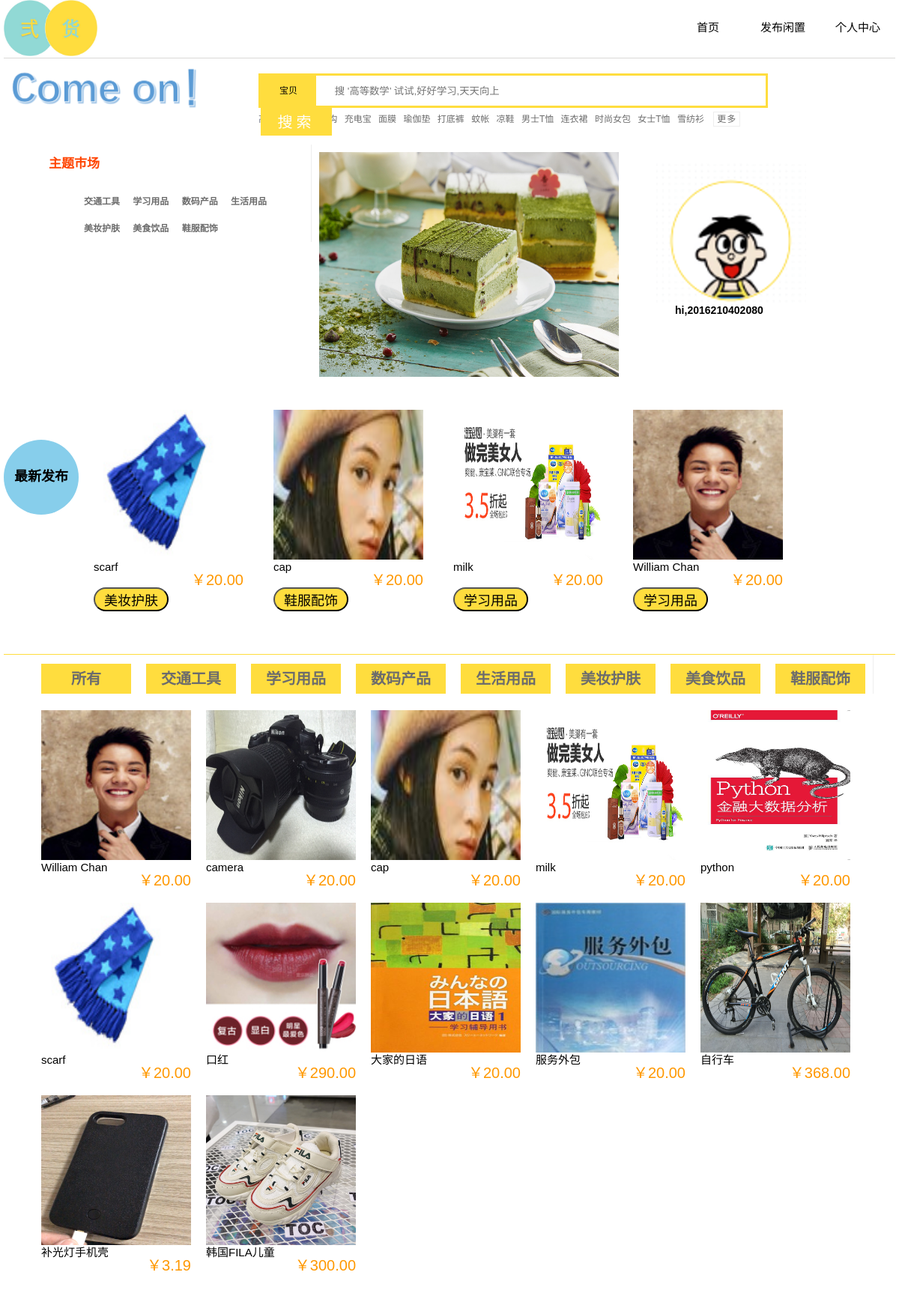
Page /sells/ (signed in) on the committed database.
### sells/models.py (models this page shows, shortened)
class Category(models.Model):
    name = models.CharField(max_length=200, db_index=True)
    slug = models.SlugField(max_length=200, db_index=True, unique=True)
    class Meta:
        ordering = ('name',)
        verbose_name = 'category'
        verbose_name_plural = 'categories'
    def __str__(self):
        return self.name
    def get_absolute_url(self):
        return reverse('sells:product_list_by_category', args=[self.slug])

class Product(models.Model):
    category = models.ForeignKey(Category, related_name='category', on_delete=models.CASCADE)
    name = models.CharField(max_length=200, db_index=True)
    slug = models.SlugField(max_length=200, db_index=True)
    image = models.ImageField(upload_to='products/%y/%m/%d', blank=True)
    description = models.TextField(blank=True)
    price = models.DecimalField(max_digits=10, decimal_places=2)
    available = models.BooleanField(default=True)
    created = models.DateTimeField(auto_now_add=True)
    updated = models.DateTimeField(auto_now=True)
    stuid=models.ForeignKey(User, related_name='User', on_delete=models.CASCADE)
    gold = models.CharField(max_length=100,db_index=True)
    tel= models.CharField(max_length=11,db_index=True)
    class Meta:
        ordering = ('name',)
        index_together = (('id', 'slug'),)
    def get_absolute_url(self):
        return reverse('sells:product_detail', args=[self.id, self.slug])

### sells/views.py (the view)
# urls.py: path('', views.product_list, name='product_list'),
def product_list(request, category_slug=None):
    stuid = request.session['stuid']
    category=None
    categories = Category.objects.all()
    products = Product.objects.filter(available=True)
    new_products=Product.objects.order_by('-created')
    new_products=new_products[:4]
    if category_slug:
        category = get_object_or_404(categories, slug=category_slug)
        products = products.filter(category=category)
    return render(request, 'sells/product/home.html',
                  {'category': category, 'categories': categories, 'products': products,'stuid':stuid,'new_products':new_products})

### cart/context_processors.py (called while the page is built)
def cart(request):
    return {'cart': Cart(request)}

### sells/templates/sells/product/home.html (shortened to what this page needs)
{% extends "sells/head.html" %}
{% load static %}
{% block content %}
    <link rel="stylesheet" href={% static "css/detail.css" %}>
    <link rel="stylesheet" href={% static "css/style.css" %}>
    <div class="top-main">
        <img src="../../../static/img/come%20on.png" alt="" width="300px">
        <div class="search-wrapper">
            <div class="search-box">
                <div data-toggle="arrowdown" id="arrow8" class="search-toggle">
                    宝贝
                </div>
                <input class="search-in" type="text" placeholder="    搜 '高等数学’ 试试,好好学习,天天向上">
                <input type="button" class="search-but" value="搜索">
            </div>
            <div class="other-search">
                <a href="#">高等数学</a>
                <a href="#">数据结构</a>
                <a href="#">充电宝</a>
                <a href="#">面膜</a>
                <a href="#">瑜伽垫</a>
                <a href="#">打底裤</a>
                <a href="#">蚊帐</a>
                <a href="#">凉鞋</a>
                <a href="#">男士T恤</a>
                <a href="#">连衣裙</a>
                <a href="#">时尚女包</a>
                <a href="#">女士T恤</a>
                <a href="#">雪纺衫</a>
                <a href="#" class="more-other">更多</a>
            </div>
        </div>
    </div>
    <div class="sub-nav">
        <div class="sub-nav-cell">
            <h3 class="orange">主题市场</h3>
            <ul class="sub-nav-box">
                {% for c in categories %}
                    <li>
                        <h4><a href="{{ c.get_absolute_url }}">{{ c.name }}</a></h4>
                    </li>
                {% endfor %}
            </ul>
        </div>
        <div class="content">
            <a href="#"><img src="../../../static/img/糕点.jpg"></a>
        </div>
        <div class="user-info">
            <a href="#"><img src="../../../static/img/头像.png" width="250px"></a>
            <h3>hi,{{ stuid }}</h3>
        </div>
    </div>
    <div class="recommend">
        <div class="circle">
            <h3>最新发布</h3>
        </div>
        <div class="re">
            <ul>
                {% for product in new_products %}
                    <li>
                        <a href="{{ product.get_absolute_url }}">
                            <img src="
                                    {% if product.image %}{{ product.image.url }}{% else %}{% static "img/no_image.png" %}{% endif %}">
                        </a>
                        <div>
                            <div class="good_name">{{ product.name }}</div>
                            <div class="good_price">￥{{ product.price }}</div>
                            <button>{{ product.category }}</button>
                        </div>
                    </li>
                {% endfor %}
            </ul>
        </div>
    </div>
    <div class="kinds">
        <div class="kinds_name">
            <ul>
                <li>
                    <a href="{% url "sells:product_list" %}"><h3>所有</h3></a>
                </li>
                {% for c in categories %}
                    <li>
                        <a href="{{ c.get_absolute_url }}"><h3>{{ c.name }}</h3></a>
                    </li>
                {% endfor %}
            </ul>
        </div>
        <div class="just-look" id="just-look">
            <ul>
                {% for product in products %}
                    <li>
                        <a href="{{ product.get_absolute_url }}">
                            <img src="
                                    {% if product.image %}{{ product.image.url }}{% else %}{% static "img/no_image.png" %}{% endif %}">
                        </a>
                        <div>
                            <div class="good_name">{{ product.name }}</div>
                            <div class="good_price">￥{{ product.price }}</div>
                        </div>
                    </li>
                {% endfor %}
            </ul>
        </div>
    </div>
{% endblock %}

### sells/static/css/head.css (style rules this page uses)
body { width: 1190px; margin: auto; }

### sells/static/css/detail.css (style rules this page uses)
body { font-family: verdana, Arial; font-size: 12px; line-height:1; background: #fff; }
ul { list-style:none; }
a { margin:0; padding:0; text-decoration: none; font-size:100%; vertical-align:baseline; background:transparent; color: #6c6c6c; }
input, select { vertical-align:middle; }

### sells/static/css/style.css (style rules this page uses)
.top-main { margin: auto; width: 1190px; height: 115px; }
.top-main:after { content: ''; display: block; visibility: hidden; clear: both; height: 0; width: 0; }
.top-main>img { float: left; }
.search-wrapper, .search-wrapper-scroll { float: left; margin-top: 20px; margin-left: 40px; width: 730px; height: 75%; }
.search-box, .search-box-scroll { position: relative; float: left; margin-right: 10px; width: 674px; height: 40px; border: 3px solid rgb(255, 221, 62); ; }
.search-toggle, .search-toggle-scroll { float: left; width: 72px; height: 40px; border-right: 1px solid rgb(255, 221, 62); border-left: 1px solid rgb(255, 221, 62); line-height: 40px; text-align: center; background: rgb(255, 221, 62); ; cursor: pointer; }
.search-in, .search-in-scroll { float: left; width: 495px; height: 38px; padding-left: 10px; border: none; outline: none; }
.search-but, .search-but-scroll { float: left; width: 95px; height: 40px; border: none; outline: none; font-size: 20px; letter-spacing: 5px; background: rgb(255, 221, 62); ; cursor: pointer; color: #fff; }
.other-search { clear: both; width: 100%; height: 30px; line-height: 30px; }
.other-search>a { margin-right: 6px; }
.more-other { padding: 2px 4px; border: 1px solid #eee; letter-spacing: 1px; margin-left: 3px; }
.sub-nav { margin: auto auto; width: 1100px; height: auto; overflow: hidden; }
.sub-nav-cell { float: left; width: 350px; padding-left: 15px; height: 100%; border-right: 1px solid #eee; }
.sub-nav-cell>h3 { margin-bottom: 7px; font-size: 17px; }
.orange { color: #f40; }
.sub-nav-box li { display: inline-block; margin: 2px 2px; height: 25px; line-height: 25px; width: 58px; text-align: center; }
.sub-nav-box a { display: inline-block; height: 25px; text-align: center; padding: 0 3px; }
.content { float: left; margin:10px; }
.content img { width:400px; height:300px; }
.user-info { float: left; margin: 10px; margin-left: 30px; width: 250px; height: auto; padding:10px; }
.user-info img { width: 200px; }
.user-info h3 { margin:auto; width: 200px; }
.recommend { clear: both; margin: auto auto; width: 1190px; height:auto; }
.circle { float: left; width: 100px; height:100px; margin:60px auto; background-color: skyblue; border-radius: 50%; }
.circle h3 { text-align: center; margin: auto; padding-top:40px ; font-size: 18px; }
.recommend ul { padding:auto; }
.recommend ul li { float: left; margin: 20px; }
.recommend ul li img { height: 200px; width: 200px; }
.recommend button { width: 100px; font-size: large; background: rgb(255, 221, 62); margin:auto; border-radius: 20px; }
.kinds { clear: both; margin: 25px auto; width: 1190px; height: auto; border-top: 1px solid rgb(255, 221, 62); }
.kinds_name { float: left; width: auto; height:100%; border-right: 1px solid #eee; text-align: center; margin:auto auto; }
.kinds_name h3 { background-color: rgb(255, 221, 62); width: 100px; height: 100%; margin: auto 10px; padding: 10px; font-size:20px; }
.kinds_name ul li { float: left; }
.just-look { float: left; width: auto; overflow: hidden; margin:auto; }
.just-look ul { padding:auto; }
.just-look ul li { margin: 10px; float: left; }
.just-look img { height: 200px; width: 200px; }
.good_name { font-size: 15px; }
.good_price { margin: auto; float: right; font-size: 20px; color: rgb(255, 152, 0); }

### rows in the picture
Category: name "交通工具"
Category: name "学习用品"
Category: name "数码产品"
Category: name "生活用品"
Category: name "美妆护肤"
Category: name "美食饮品"
Category: name "鞋服配饰"
Product: image (picture), name "scarf", price "20.00", category "美妆护肤"
Product: image (picture), name "cap", price "20.00", category "鞋服配饰"
Product: image (picture), name "milk", price "20.00", category "学习用品"
Product: image (picture), name "William Chan", price "20.00", category "学习用品"
Product: image (picture), name "camera", price "20.00"
Product: image (picture), name "python", price "20.00"
Product: image (picture), name "口红", price "290.00"
Product: image (picture), name "大家的日语", price "20.00"
Product: image (picture), name "服务外包", price "20.00"
Product: image (picture), name "自行车", price "368.00"
Product: image (picture), name "补光灯手机壳", price "3.19"
Product: image (picture), name "韩国FILA儿童", price "300.00"

### other values in the picture
{{ stuid }} "2016210402080"
